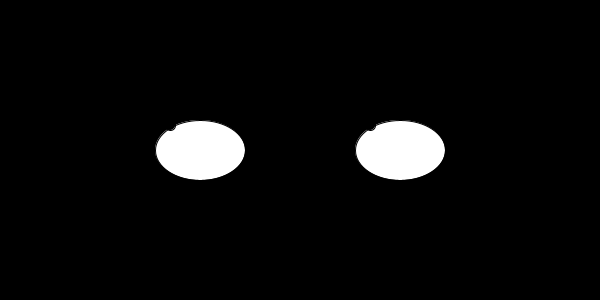
Frame 1 (no input)
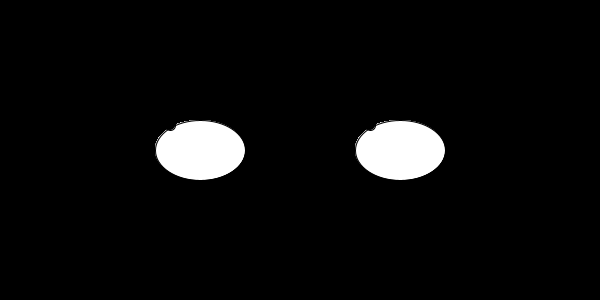
Frame 60 (the mouse pressed at the canvas centre just before this capture)
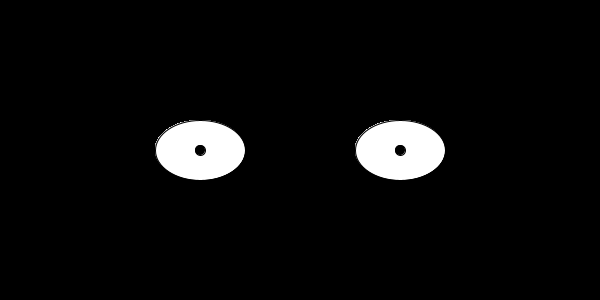
Frame 120 (the mouse held since frame 60 and released just before this capture)

The Processing sketch that drew these frames (run headless with seeded random() and noise(); from frame 60 on, the mouse is pressed at the canvas centre):

// Processing sketch: processing_95526
// ── processing_95526.pde

float mapped1;
float mapped2;
float mapped3;
float mapped4;

void setup()  {
                size(600, 300);
                background(0);
              }
              
void draw()  {
                smooth();
                stroke(0);  
                mapped1=map(mouseX, 0, 600, 170, 230);
                mapped2=map(mouseY, 0, 300, 125, 175);
                mapped3=map(mouseX, 0, 600, 370, 430);
                mapped4=map(mouseY, 0, 300, 125, 175);
                fill(255);
                ellipseMode(CENTER);
                ellipse(200, 150, 90, 60);
                ellipse(400, 150, 90, 60);
                fill(0);
                ellipse(mapped1, mapped2, 10, 10);
                ellipse(mapped3, mapped4, 10, 10);
              } 
                
